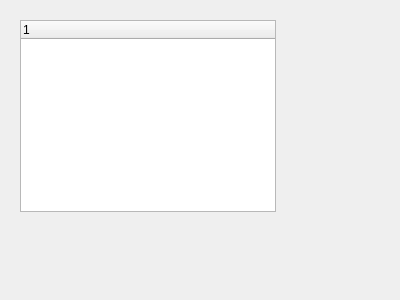
<?xml version="1.0" encoding="UTF-8"?>
<ui version="4.0">
 <class>Widget</class>
 <widget class="QWidget" name="Widget">
  <property name="geometry">
   <rect>
    <x>0</x>
    <y>0</y>
    <width>400</width>
    <height>300</height>
   </rect>
  </property>
  <property name="windowTitle">
   <string>Widget</string>
  </property>
  <widget class="QTreeWidget" name="treeWidget">
   <property name="geometry">
    <rect>
     <x>20</x>
     <y>20</y>
     <width>256</width>
     <height>192</height>
    </rect>
   </property>
   <column>
    <property name="text">
     <string notr="true">1</string>
    </property>
   </column>
  </widget>
 </widget>
 <layoutdefault spacing="6" margin="11"/>
 <resources/>
 <connections/>
</ui>
